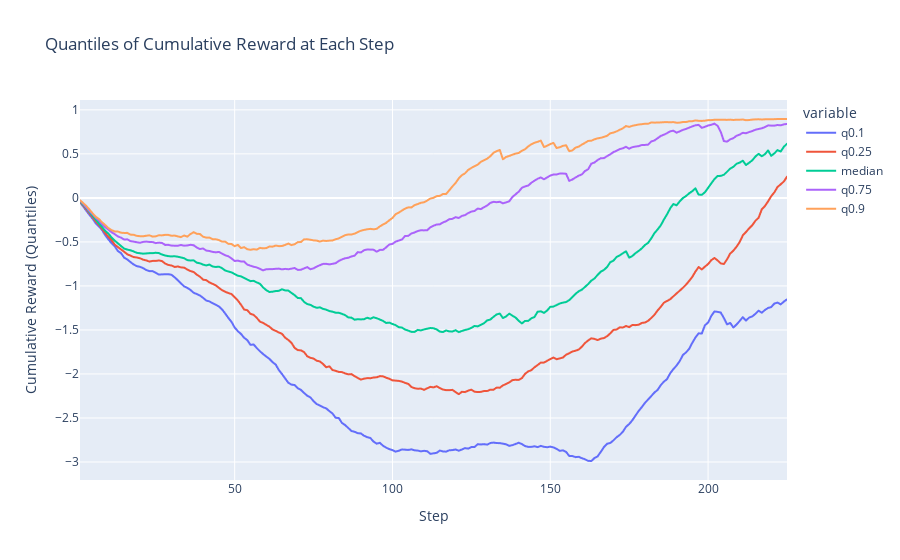

The code cell stored with this chart in its notebook:
### Code cell
# Compute the cumulative reward for each episode
df['cumulative_reward'] = df.groupby('episode')['reward'].cumsum()

# Calculate the quantiles for 'cumulative_reward' at each 'step'
quantiles = df.groupby('step')['cumulative_reward'].quantile([0.1, 0.25, 0.5, 0.75, 0.9]).unstack().reset_index()

# Rename columns for clarity
quantiles.columns = ['step', 'q0.1', 'q0.25', 'median', 'q0.75', 'q0.9']

# Create the plot
fig = px.line(quantiles, x='step', y=['q0.1', 'q0.25', 'median', 'q0.75', 'q0.9'],
              labels={'step': 'Step', 'value': 'Cumulative Reward (Quantiles)'},
              title='Quantiles of Cumulative Reward at Each Step')

# Show the plot
fig.show()

### Figure 1 — Plotly figure (JSON) as saved in the notebook; plotly's stock layout.template omitted (floating-point values rounded to 4 significant figures; data arrays with more than 128 entries replaced by an {"elided": "..."} marker saying what was removed)
{"data": [{"hovertemplate": "variable=q0.1<br>Step=%{x}<br>Cumulative Reward (Quantiles)=%{y}<extra></extra>", "legendgroup": "q0.1", "line": {"color": "#636efa", "dash": "solid"}, "marker": {"symbol": "circle"}, "mode": "lines", "name": "q0.1", "showlegend": true, "type": "scattergl", "x": {"elided": "225 float values"}, "xaxis": "x", "y": {"elided": "225 float values"}, "yaxis": "y"}, {"hovertemplate": "variable=q0.25<br>Step=%{x}<br>Cumulative Reward (Quantiles)=%{y}<extra></extra>", "legendgroup": "q0.25", "line": {"color": "#EF553B", "dash": "solid"}, "marker": {"symbol": "circle"}, "mode": "lines", "name": "q0.25", "showlegend": true, "type": "scattergl", "x": {"elided": "225 float values"}, "xaxis": "x", "y": {"elided": "225 float values"}, "yaxis": "y"}, {"hovertemplate": "variable=median<br>Step=%{x}<br>Cumulative Reward (Quantiles)=%{y}<extra></extra>", "legendgroup": "median", "line": {"color": "#00cc96", "dash": "solid"}, "marker": {"symbol": "circle"}, "mode": "lines", "name": "median", "showlegend": true, "type": "scattergl", "x": {"elided": "225 float values"}, "xaxis": "x", "y": {"elided": "225 float values"}, "yaxis": "y"}, {"hovertemplate": "variable=q0.75<br>Step=%{x}<br>Cumulative Reward (Quantiles)=%{y}<extra></extra>", "legendgroup": "q0.75", "line": {"color": "#ab63fa", "dash": "solid"}, "marker": {"symbol": "circle"}, "mode": "lines", "name": "q0.75", "showlegend": true, "type": "scattergl", "x": {"elided": "225 float values"}, "xaxis": "x", "y": {"elided": "225 float values"}, "yaxis": "y"}, {"hovertemplate": "variable=q0.9<br>Step=%{x}<br>Cumulative Reward (Quantiles)=%{y}<extra></extra>", "legendgroup": "q0.9", "line": {"color": "#FFA15A", "dash": "solid"}, "marker": {"symbol": "circle"}, "mode": "lines", "name": "q0.9", "showlegend": true, "type": "scattergl", "x": {"elided": "225 float values"}, "xaxis": "x", "y": {"elided": "225 float values"}, "yaxis": "y"}], "layout": {"legend": {"title": {"text": "variable"}, "tracegroupgap": 0}, "title": {"text": "Quantiles of Cumulative Reward at Each Step"}, "xaxis": {"anchor": "y", "domain": [0, 1], "title": {"text": "Step"}}, "yaxis": {"anchor": "x", "domain": [0, 1], "title": {"text": "Cumulative Reward (Quantiles)"}}}}
